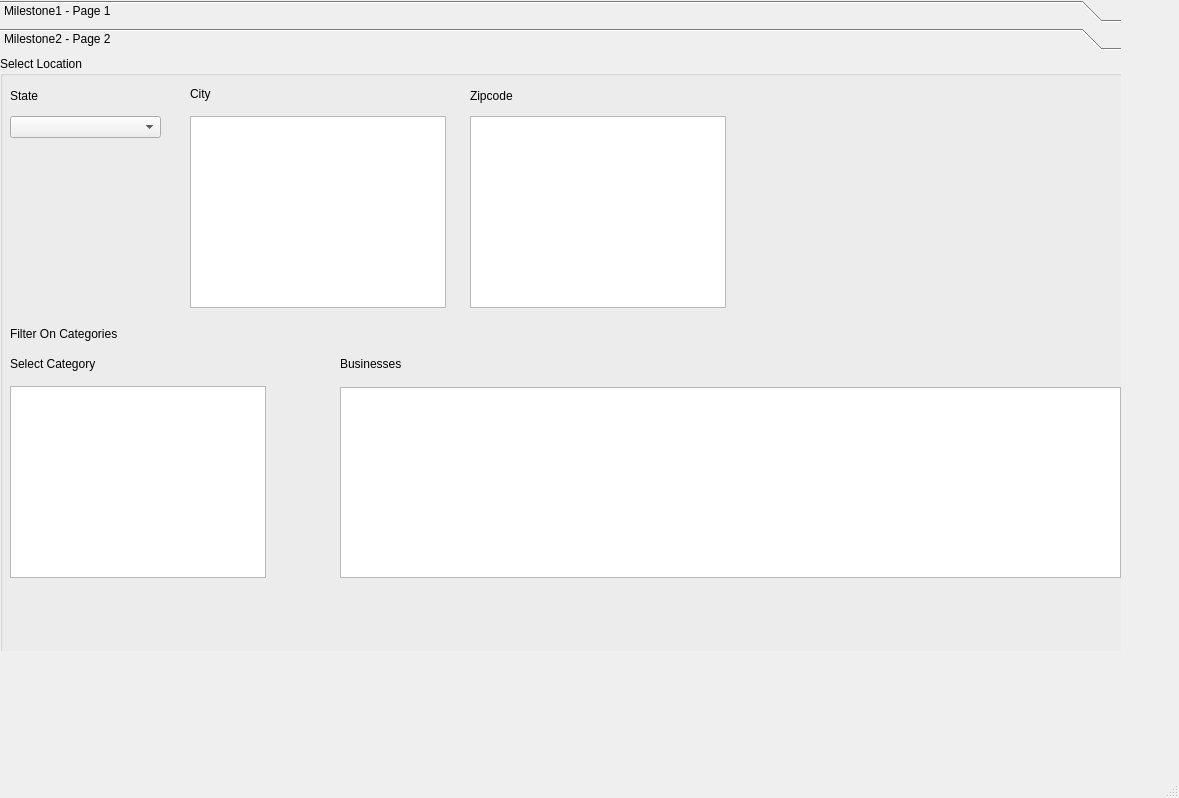
<?xml version="1.0" encoding="UTF-8"?>
<ui version="4.0">
 <class>MainWindow</class>
 <widget class="QMainWindow" name="MainWindow">
  <property name="geometry">
   <rect>
    <x>0</x>
    <y>0</y>
    <width>1179</width>
    <height>798</height>
   </rect>
  </property>
  <property name="windowTitle">
   <string>MainWindow</string>
  </property>
  <widget class="QWidget" name="centralwidget">
   <widget class="QToolBox" name="toolBox">
    <property name="geometry">
     <rect>
      <x>0</x>
      <y>0</y>
      <width>1121</width>
      <height>651</height>
     </rect>
    </property>
    <property name="styleSheet">
     <string notr="true">font: 12pt &quot;Lucida Sans&quot;;</string>
    </property>
    <property name="currentIndex">
     <number>1</number>
    </property>
    <widget class="QWidget" name="page">
     <property name="geometry">
      <rect>
       <x>0</x>
       <y>0</y>
       <width>1121</width>
       <height>585</height>
      </rect>
     </property>
     <attribute name="label">
      <string>Milestone1 - Page 1</string>
     </attribute>
     <widget class="QGroupBox" name="groupBox">
      <property name="geometry">
       <rect>
        <x>10</x>
        <y>0</y>
        <width>491</width>
        <height>481</height>
       </rect>
      </property>
      <property name="styleSheet">
       <string notr="true">font: 11pt &quot;Lucida Sans&quot;; 
background-color: rgb(181, 206, 227);</string>
      </property>
      <property name="title">
       <string>State / City</string>
      </property>
      <widget class="QComboBox" name="stateList">
       <property name="geometry">
        <rect>
         <x>260</x>
         <y>60</y>
         <width>181</width>
         <height>22</height>
        </rect>
       </property>
       <property name="styleSheet">
        <string notr="true">background-color: rgb(255, 255, 255);</string>
       </property>
      </widget>
      <widget class="QLabel" name="label">
       <property name="geometry">
        <rect>
         <x>20</x>
         <y>60</y>
         <width>221</width>
         <height>31</height>
        </rect>
       </property>
       <property name="text">
        <string>State</string>
       </property>
      </widget>
      <widget class="QLabel" name="label_2">
       <property name="geometry">
        <rect>
         <x>20</x>
         <y>151</y>
         <width>211</width>
         <height>31</height>
        </rect>
       </property>
       <property name="text">
        <string>City</string>
       </property>
      </widget>
      <widget class="QListWidget" name="cityList">
       <property name="geometry">
        <rect>
         <x>260</x>
         <y>110</y>
         <width>181</width>
         <height>331</height>
        </rect>
       </property>
       <property name="styleSheet">
        <string notr="true">background-color: rgb(255, 255, 255);</string>
       </property>
      </widget>
     </widget>
     <widget class="QGroupBox" name="businessGroup">
      <property name="geometry">
       <rect>
        <x>510</x>
        <y>0</y>
        <width>601</width>
        <height>481</height>
       </rect>
      </property>
      <property name="styleSheet">
       <string notr="true">font: 11pt &quot;Lucida Sans&quot;; 
background-color: rgb(181, 206, 227);</string>
      </property>
      <property name="title">
       <string>Businesses</string>
      </property>
      <widget class="QTableWidget" name="businessTable">
       <property name="geometry">
        <rect>
         <x>20</x>
         <y>30</y>
         <width>541</width>
         <height>361</height>
        </rect>
       </property>
       <property name="styleSheet">
        <string notr="true">background-color: rgb(255, 255, 255);
font: 10pt &quot;Lucida Sans&quot;;</string>
       </property>
      </widget>
     </widget>
    </widget>
    <widget class="QWidget" name="widget">
     <property name="geometry">
      <rect>
       <x>0</x>
       <y>0</y>
       <width>1121</width>
       <height>585</height>
      </rect>
     </property>
     <attribute name="label">
      <string>Milestone2 - Page 2</string>
     </attribute>
     <widget class="QGroupBox" name="groupBox_2">
      <property name="geometry">
       <rect>
        <x>0</x>
        <y>0</y>
        <width>1161</width>
        <height>821</height>
       </rect>
      </property>
      <property name="title">
       <string>Select Location</string>
      </property>
      <widget class="QComboBox" name="stateBox">
       <property name="geometry">
        <rect>
         <x>10</x>
         <y>60</y>
         <width>151</width>
         <height>22</height>
        </rect>
       </property>
      </widget>
      <widget class="QLabel" name="stateLabel">
       <property name="geometry">
        <rect>
         <x>10</x>
         <y>30</y>
         <width>81</width>
         <height>20</height>
        </rect>
       </property>
       <property name="text">
        <string>State</string>
       </property>
      </widget>
      <widget class="QListWidget" name="cityBox">
       <property name="geometry">
        <rect>
         <x>190</x>
         <y>60</y>
         <width>256</width>
         <height>192</height>
        </rect>
       </property>
      </widget>
      <widget class="QLabel" name="cityLabel">
       <property name="geometry">
        <rect>
         <x>190</x>
         <y>30</y>
         <width>81</width>
         <height>16</height>
        </rect>
       </property>
       <property name="text">
        <string>City</string>
       </property>
      </widget>
      <widget class="QListWidget" name="zipcodeBox">
       <property name="geometry">
        <rect>
         <x>470</x>
         <y>60</y>
         <width>256</width>
         <height>192</height>
        </rect>
       </property>
      </widget>
      <widget class="QLabel" name="label_3">
       <property name="geometry">
        <rect>
         <x>470</x>
         <y>30</y>
         <width>81</width>
         <height>20</height>
        </rect>
       </property>
       <property name="text">
        <string>Zipcode</string>
       </property>
      </widget>
      <widget class="QListWidget" name="listWidget">
       <property name="geometry">
        <rect>
         <x>10</x>
         <y>330</y>
         <width>256</width>
         <height>192</height>
        </rect>
       </property>
      </widget>
      <widget class="QLabel" name="filterCategoryLabel">
       <property name="geometry">
        <rect>
         <x>10</x>
         <y>270</y>
         <width>161</width>
         <height>16</height>
        </rect>
       </property>
       <property name="text">
        <string>Filter On Categories</string>
       </property>
      </widget>
      <widget class="QLabel" name="label_4">
       <property name="geometry">
        <rect>
         <x>10</x>
         <y>300</y>
         <width>131</width>
         <height>16</height>
        </rect>
       </property>
       <property name="text">
        <string>Select Category</string>
       </property>
      </widget>
      <widget class="QTableWidget" name="tableWidget">
       <property name="geometry">
        <rect>
         <x>340</x>
         <y>331</y>
         <width>781</width>
         <height>191</height>
        </rect>
       </property>
      </widget>
      <widget class="QLabel" name="label_5">
       <property name="geometry">
        <rect>
         <x>340</x>
         <y>300</y>
         <width>91</width>
         <height>16</height>
        </rect>
       </property>
       <property name="text">
        <string>Businesses</string>
       </property>
      </widget>
     </widget>
    </widget>
   </widget>
  </widget>
  <widget class="QMenuBar" name="menubar">
   <property name="geometry">
    <rect>
     <x>0</x>
     <y>0</y>
     <width>1179</width>
     <height>22</height>
    </rect>
   </property>
  </widget>
  <widget class="QStatusBar" name="statusbar"/>
 </widget>
 <resources/>
 <connections/>
</ui>
